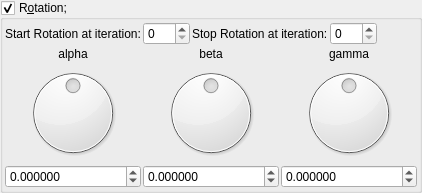
    <widget class="MyGroupBox" name="groupCheck_transf_function_enabledR_false">
     <property name="title">
      <string>R&amp;otation;</string>
     </property>
     <property name="checkable">
      <bool>true</bool>
     </property>
     <layout class="QVBoxLayout" name="verticalLayout_9" stretch="0,0">
      <property name="spacing">
       <number>2</number>
      </property>
      <property name="leftMargin">
       <number>2</number>
      </property>
      <property name="topMargin">
       <number>2</number>
      </property>
      <property name="rightMargin">
       <number>2</number>
      </property>
      <property name="bottomMargin">
       <number>2</number>
      </property>
      <item>
       <layout class="QGridLayout" name="gridLayout_62">
        <property name="spacing">
         <number>2</number>
        </property>
        <item row="1" column="5">
         <spacer name="horizontalSpacer_35">
          <property name="orientation">
           <enum>Qt::Horizontal</enum>
          </property>
          <property name="sizeHint" stdset="0">
           <size>
            <width>40</width>
            <height>20</height>
           </size>
          </property>
         </spacer>
        </item>
        <item row="1" column="2">
         <widget class="QLabel" name="label_247">
          <property name="text">
           <string>Stop Rotation at iteration:</string>
          </property>
         </widget>
        </item>
        <item row="1" column="3">
         <widget class="MySpinBox" name="spinboxInt_transf_stop_iterations_R">
          <property name="sizePolicy">
           <sizepolicy hsizetype="Minimum" vsizetype="Maximum">
            <horstretch>0</horstretch>
            <verstretch>0</verstretch>
           </sizepolicy>
          </property>
          <property name="maximum">
           <number>250</number>
          </property>
         </widget>
        </item>
        <item row="1" column="1">
         <widget class="MySpinBox" name="spinboxInt_transf_start_iterations_R">
          <property name="sizePolicy">
           <sizepolicy hsizetype="Minimum" vsizetype="Maximum">
            <horstretch>0</horstretch>
            <verstretch>0</verstretch>
           </sizepolicy>
          </property>
          <property name="maximum">
           <number>250</number>
          </property>
         </widget>
        </item>
        <item row="1" column="0">
         <widget class="QLabel" name="label_246">
          <property name="text">
           <string>Start Rotation at iteration:</string>
          </property>
         </widget>
        </item>
       </layout>
      </item>
      <item>
       <layout class="QGridLayout" name="gridLayout_11">
        <property name="spacing">
         <number>2</number>
        </property>
        <item row="3" column="0">
         <widget class="MyDoubleSpinBox" name="spinboxd3_transf_rotation_x">
          <property name="sizePolicy">
           <sizepolicy hsizetype="Minimum" vsizetype="Maximum">
            <horstretch>0</horstretch>
            <verstretch>0</verstretch>
           </sizepolicy>
          </property>
          <property name="prefix">
           <string/>
          </property>
          <property name="suffix">
           <string/>
          </property>
          <property name="decimals">
           <number>6</number>
          </property>
          <property name="minimum">
           <double>-180.000000000000000</double>
          </property>
          <property name="maximum">
           <double>180.000000000000000</double>
          </property>
          <property name="singleStep">
           <double>1.000000000000000</double>
          </property>
         </widget>
        </item>
        <item row="3" column="1">
         <widget class="MyDoubleSpinBox" name="spinboxd3_transf_rotation_y">
          <property name="sizePolicy">
           <sizepolicy hsizetype="Minimum" vsizetype="Maximum">
            <horstretch>0</horstretch>
            <verstretch>0</verstretch>
           </sizepolicy>
          </property>
          <property name="prefix">
           <string/>
          </property>
          <property name="suffix">
           <string/>
          </property>
          <property name="decimals">
           <number>6</number>
          </property>
          <property name="minimum">
           <double>-180.000000000000000</double>
          </property>
          <property name="maximum">
           <double>180.000000000000000</double>
          </property>
          <property name="singleStep">
           <double>1.000000000000000</double>
          </property>
         </widget>
        </item>
        <item row="1" column="1">
         <widget class="QLabel" name="label_34">
          <property name="text">
           <string notr="true">beta</string>
          </property>
          <property name="alignment">
           <set>Qt::AlignCenter</set>
          </property>
         </widget>
        </item>
        <item row="2" column="2">
         <widget class="QDial" name="dial3_transf_rotation_z">
          <property name="minimum">
           <number>-18000</number>
          </property>
          <property name="maximum">
           <number>18000</number>
          </property>
          <property name="wrapping">
           <bool>true</bool>
          </property>
         </widget>
        </item>
        <item row="3" column="2">
         <widget class="MyDoubleSpinBox" name="spinboxd3_transf_rotation_z">
          <property name="sizePolicy">
           <sizepolicy hsizetype="Minimum" vsizetype="Maximum">
            <horstretch>0</horstretch>
            <verstretch>0</verstretch>
           </sizepolicy>
          </property>
          <property name="prefix">
           <string/>
          </property>
          <property name="suffix">
           <string/>
          </property>
          <property name="decimals">
           <number>6</number>
          </property>
          <property name="minimum">
           <double>-180.000000000000000</double>
          </property>
          <property name="maximum">
           <double>180.000000000000000</double>
          </property>
          <property name="singleStep">
           <double>1.000000000000000</double>
          </property>
         </widget>
        </item>
        <item row="2" column="1">
         <widget class="QDial" name="dial3_transf_rotation_y">
          <property name="minimum">
           <number>-18000</number>
          </property>
          <property name="maximum">
           <number>18000</number>
          </property>
          <property name="wrapping">
           <bool>true</bool>
          </property>
         </widget>
        </item>
        <item row="1" column="0">
         <widget class="QLabel" name="label_35">
          <property name="text">
           <string notr="true">alpha</string>
          </property>
          <property name="alignment">
           <set>Qt::AlignCenter</set>
          </property>
         </widget>
        </item>
        <item row="1" column="2">
         <widget class="QLabel" name="label_36">
          <property name="text">
           <string notr="true">gamma</string>
          </property>
          <property name="alignment">
           <set>Qt::AlignCenter</set>
          </property>
         </widget>
        </item>
        <item row="2" column="0">
         <widget class="QDial" name="dial3_transf_rotation_x">
          <property name="minimum">
           <number>-18000</number>
          </property>
          <property name="maximum">
           <number>18000</number>
          </property>
          <property name="wrapping">
           <bool>true</bool>
          </property>
         </widget>
        </item>
       </layout>
      </item>
     </layout>
    </widget>
